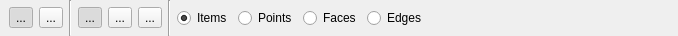
<?xml version="1.0" encoding="UTF-8"?>
<ui version="4.0">
 <class>PB_ActionSelectItemDrawableGVOptions</class>
 <widget class="QWidget" name="PB_ActionSelectItemDrawableGVOptions">
  <property name="geometry">
   <rect>
    <x>0</x>
    <y>0</y>
    <width>678</width>
    <height>36</height>
   </rect>
  </property>
  <property name="minimumSize">
   <size>
    <width>468</width>
    <height>0</height>
   </size>
  </property>
  <property name="windowTitle">
   <string>Sélection</string>
  </property>
  <layout class="QHBoxLayout" name="horizontalLayout">
   <property name="leftMargin">
    <number>9</number>
   </property>
   <property name="topMargin">
    <number>0</number>
   </property>
   <property name="rightMargin">
    <number>0</number>
   </property>
   <property name="bottomMargin">
    <number>0</number>
   </property>
   <item>
    <widget class="QToolButton" name="toolButtonSelectOne">
     <property name="toolTip">
      <string>Sélectionner un élément</string>
     </property>
     <property name="text">
      <string>...</string>
     </property>
     <property name="icon">
      <iconset resource="../../resource.qrc">
       <normaloff>:/icons/cursor.png</normaloff>
       <normalon>:/icons/cursor_checked.png</normalon>:/icons/cursor.png</iconset>
     </property>
     <property name="iconSize">
      <size>
       <width>24</width>
       <height>24</height>
      </size>
     </property>
     <property name="checkable">
      <bool>true</bool>
     </property>
     <property name="checked">
      <bool>true</bool>
     </property>
     <attribute name="buttonGroup">
      <string notr="true">buttonGroupSelection</string>
     </attribute>
    </widget>
   </item>
   <item>
    <widget class="QToolButton" name="toolButtonSelectMulti">
     <property name="toolTip">
      <string>Sélectionner de multiple éléments</string>
     </property>
     <property name="text">
      <string>...</string>
     </property>
     <property name="icon">
      <iconset resource="../../resource.qrc">
       <normaloff>:/icons/cursor_multi.png</normaloff>
       <normalon>:/icons/cursor_multi_Checked.png</normalon>:/icons/cursor_multi.png</iconset>
     </property>
     <property name="iconSize">
      <size>
       <width>24</width>
       <height>24</height>
      </size>
     </property>
     <property name="checkable">
      <bool>true</bool>
     </property>
     <attribute name="buttonGroup">
      <string notr="true">buttonGroupSelection</string>
     </attribute>
    </widget>
   </item>
   <item>
    <widget class="Line" name="line_2">
     <property name="orientation">
      <enum>Qt::Vertical</enum>
     </property>
    </widget>
   </item>
   <item>
    <widget class="QToolButton" name="toolButtonReplaceMode">
     <property name="toolTip">
      <string>Remplacer la séléction</string>
     </property>
     <property name="text">
      <string>...</string>
     </property>
     <property name="icon">
      <iconset resource="../../resource.qrc">
       <normaloff>:/icons/select_replaceMode.png</normaloff>
       <normalon>:/icons/select_replaceMode_checked.png</normalon>:/icons/select_replaceMode.png</iconset>
     </property>
     <property name="iconSize">
      <size>
       <width>24</width>
       <height>24</height>
      </size>
     </property>
     <property name="checkable">
      <bool>true</bool>
     </property>
     <property name="checked">
      <bool>true</bool>
     </property>
     <attribute name="buttonGroup">
      <string notr="true">buttonGroupMode</string>
     </attribute>
    </widget>
   </item>
   <item>
    <widget class="QToolButton" name="toolButtonAddMode">
     <property name="toolTip">
      <string>Ajouter à la séléction</string>
     </property>
     <property name="text">
      <string>...</string>
     </property>
     <property name="icon">
      <iconset resource="../../resource.qrc">
       <normaloff>:/icons/select_addMode.png</normaloff>
       <normalon>:/icons/select_addMode_checked.png</normalon>:/icons/select_addMode.png</iconset>
     </property>
     <property name="iconSize">
      <size>
       <width>24</width>
       <height>24</height>
      </size>
     </property>
     <property name="checkable">
      <bool>true</bool>
     </property>
     <attribute name="buttonGroup">
      <string notr="true">buttonGroupMode</string>
     </attribute>
    </widget>
   </item>
   <item>
    <widget class="QToolButton" name="toolButtonRemoveMode">
     <property name="toolTip">
      <string>Supprimer de la séléction</string>
     </property>
     <property name="text">
      <string>...</string>
     </property>
     <property name="icon">
      <iconset resource="../../resource.qrc">
       <normaloff>:/icons/select_removeMode.png</normaloff>
       <normalon>:/icons/select_removeMode_checked.png</normalon>:/icons/select_removeMode.png</iconset>
     </property>
     <property name="iconSize">
      <size>
       <width>24</width>
       <height>24</height>
      </size>
     </property>
     <property name="checkable">
      <bool>true</bool>
     </property>
     <attribute name="buttonGroup">
      <string notr="true">buttonGroupMode</string>
     </attribute>
    </widget>
   </item>
   <item>
    <widget class="Line" name="line_3">
     <property name="orientation">
      <enum>Qt::Vertical</enum>
     </property>
    </widget>
   </item>
   <item>
    <widget class="QRadioButton" name="radioButtonItems">
     <property name="toolTip">
      <string>Action sur les ItemDrawable</string>
     </property>
     <property name="text">
      <string>Items</string>
     </property>
     <property name="checked">
      <bool>true</bool>
     </property>
     <attribute name="buttonGroup">
      <string notr="true">buttonGroupType</string>
     </attribute>
    </widget>
   </item>
   <item>
    <widget class="QRadioButton" name="radioButtonPoints">
     <property name="toolTip">
      <string>Action sur les points</string>
     </property>
     <property name="text">
      <string>Points</string>
     </property>
     <attribute name="buttonGroup">
      <string notr="true">buttonGroupType</string>
     </attribute>
    </widget>
   </item>
   <item>
    <widget class="QRadioButton" name="radioButtonFaces">
     <property name="toolTip">
      <string>Action sur les faces</string>
     </property>
     <property name="text">
      <string>Faces</string>
     </property>
     <attribute name="buttonGroup">
      <string notr="true">buttonGroupType</string>
     </attribute>
    </widget>
   </item>
   <item>
    <widget class="QRadioButton" name="radioButtonEdges">
     <property name="toolTip">
      <string>Action sur les edges</string>
     </property>
     <property name="text">
      <string>Edges</string>
     </property>
     <attribute name="buttonGroup">
      <string notr="true">buttonGroupType</string>
     </attribute>
    </widget>
   </item>
   <item>
    <spacer name="horizontalSpacer">
     <property name="orientation">
      <enum>Qt::Horizontal</enum>
     </property>
     <property name="sizeHint" stdset="0">
      <size>
       <width>40</width>
       <height>20</height>
      </size>
     </property>
    </spacer>
   </item>
  </layout>
 </widget>
 <resources>
  <include location="../../resource.qrc"/>
 </resources>
 <connections/>
 <buttongroups>
  <buttongroup name="buttonGroupMode"/>
  <buttongroup name="buttonGroupSelection"/>
  <buttongroup name="buttonGroupType"/>
 </buttongroups>
</ui>
